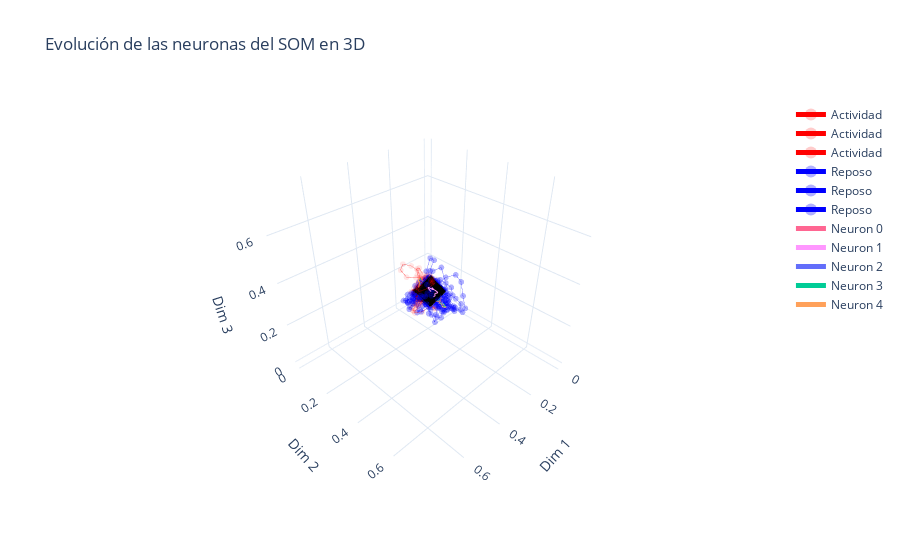

The notebook cell this image was saved under:
### Code cell
import plotly.graph_objects as go

fig = go.Figure()

# Datos de actividad (rojo)
for actividad in act:
    fig.add_trace(go.Scatter3d(
        x=data[0, actividad[0]:actividad[1]],
        y=data[1, actividad[0]:actividad[1]],
        z=data[2, actividad[0]:actividad[1]],
        mode='lines+markers',
        marker=dict(size=2, color='red', opacity=0.1),
        line=dict(width=0.5),
        name='Actividad'
    ))

# Datos de reposo (azul)
for reposo in rep:
    fig.add_trace(go.Scatter3d(
        x=data[0, reposo[0]:reposo[1]],
        y=data[1, reposo[0]:reposo[1]],
        z=data[2, reposo[0]:reposo[1]],
        mode='lines+markers',
        marker=dict(size=2, color='blue', opacity=0.3),
        line=dict(width=0.5),
        name='Reposo'
    ))

# Evolución de neuronas
for i in range(n_neurons):
    fig.add_trace(go.Scatter3d(
        x=history_weights[:, i, 0],
        y=history_weights[:, i, 1],
        z=history_weights[:, i, 2],
        mode='lines',
        line=dict(width=2),
        name=f'Neuron {i}'
    ))
    fig.add_trace(go.Scatter3d(
        x=[history_weights[-1, i, 0]],
        y=[history_weights[-1, i, 1]],
        z=[history_weights[-1, i, 2]],
        mode='markers',
        marker=dict(size=8, symbol='diamond', color='black'),
        showlegend=False
    ))

fig.update_layout(
    title='Evolución de las neuronas del SOM en 3D',
    scene=dict(
        xaxis_title='Dim 1',
        yaxis_title='Dim 2',
        zaxis_title='Dim 3'
    ),
    legend=dict(itemsizing='constant'),
    template='plotly_white'
)

fig.show()

### Figure 1 — Plotly figure (JSON) as saved in the notebook; plotly's stock layout.template omitted (floating-point values rounded to 4 significant figures; data arrays with more than 128 entries replaced by an {"elided": "..."} marker saying what was removed)
{"data": [{"line": {"width": 0.5}, "marker": {"color": "red", "opacity": 0.1, "size": 2}, "mode": "lines+markers", "name": "Actividad", "type": "scatter3d", "x": {"elided": "150 float values"}, "y": {"elided": "150 float values"}, "z": {"elided": "150 float values"}}, {"line": {"width": 0.5}, "marker": {"color": "red", "opacity": 0.1, "size": 2}, "mode": "lines+markers", "name": "Actividad", "type": "scatter3d", "x": {"elided": "150 float values"}, "y": {"elided": "150 float values"}, "z": {"elided": "150 float values"}}, {"line": {"width": 0.5}, "marker": {"color": "red", "opacity": 0.1, "size": 2}, "mode": "lines+markers", "name": "Actividad", "type": "scatter3d", "x": {"elided": "150 float values"}, "y": {"elided": "150 float values"}, "z": {"elided": "150 float values"}}, {"line": {"width": 0.5}, "marker": {"color": "blue", "opacity": 0.3, "size": 2}, "mode": "lines+markers", "name": "Reposo", "type": "scatter3d", "x": {"elided": "150 float values"}, "y": {"elided": "150 float values"}, "z": {"elided": "150 float values"}}, {"line": {"width": 0.5}, "marker": {"color": "blue", "opacity": 0.3, "size": 2}, "mode": "lines+markers", "name": "Reposo", "type": "scatter3d", "x": {"elided": "150 float values"}, "y": {"elided": "150 float values"}, "z": {"elided": "150 float values"}}, {"line": {"width": 0.5}, "marker": {"color": "blue", "opacity": 0.3, "size": 2}, "mode": "lines+markers", "name": "Reposo", "type": "scatter3d", "x": {"elided": "150 float values"}, "y": {"elided": "150 float values"}, "z": {"elided": "150 float values"}}, {"line": {"width": 2}, "mode": "lines", "name": "Neuron 0", "type": "scatter3d", "x": {"elided": "2377 float values"}, "y": {"elided": "2377 float values"}, "z": {"elided": "2377 float values"}}, {"marker": {"color": "black", "size": 8, "symbol": "diamond"}, "mode": "markers", "showlegend": false, "type": "scatter3d", "x": [0.04228], "y": [0.02067], "z": [0.01484]}, {"line": {"width": 2}, "mode": "lines", "name": "Neuron 1", "type": "scatter3d", "x": {"elided": "2377 float values"}, "y": {"elided": "2377 float values"}, "z": {"elided": "2377 float values"}}, {"marker": {"color": "black", "size": 8, "symbol": "diamond"}, "mode": "markers", "showlegend": false, "type": "scatter3d", "x": [0.04456], "y": [0.04204], "z": [0.03795]}, {"line": {"width": 2}, "mode": "lines", "name": "Neuron 2", "type": "scatter3d", "x": {"elided": "2377 float values"}, "y": {"elided": "2377 float values"}, "z": {"elided": "2377 float values"}}, {"marker": {"color": "black", "size": 8, "symbol": "diamond"}, "mode": "markers", "showlegend": false, "type": "scatter3d", "x": [0.06413], "y": [0.08149], "z": [0.07024]}, {"line": {"width": 2}, "mode": "lines", "name": "Neuron 3", "type": "scatter3d", "x": {"elided": "2377 float values"}, "y": {"elided": "2377 float values"}, "z": {"elided": "2377 float values"}}, {"marker": {"color": "black", "size": 8, "symbol": "diamond"}, "mode": "markers", "showlegend": false, "type": "scatter3d", "x": [0.09309], "y": [0.09443], "z": [0.08105]}, {"line": {"width": 2}, "mode": "lines", "name": "Neuron 4", "type": "scatter3d", "x": {"elided": "2377 float values"}, "y": {"elided": "2377 float values"}, "z": {"elided": "2377 float values"}}, {"marker": {"color": "black", "size": 8, "symbol": "diamond"}, "mode": "markers", "showlegend": false, "type": "scatter3d", "x": [0.1216], "y": [0.1362], "z": [0.1202]}], "layout": {"legend": {"itemsizing": "constant"}, "scene": {"xaxis": {"title": {"text": "Dim 1"}}, "yaxis": {"title": {"text": "Dim 2"}}, "zaxis": {"title": {"text": "Dim 3"}}}, "title": {"text": "Evolución de las neuronas del SOM en 3D"}}}
